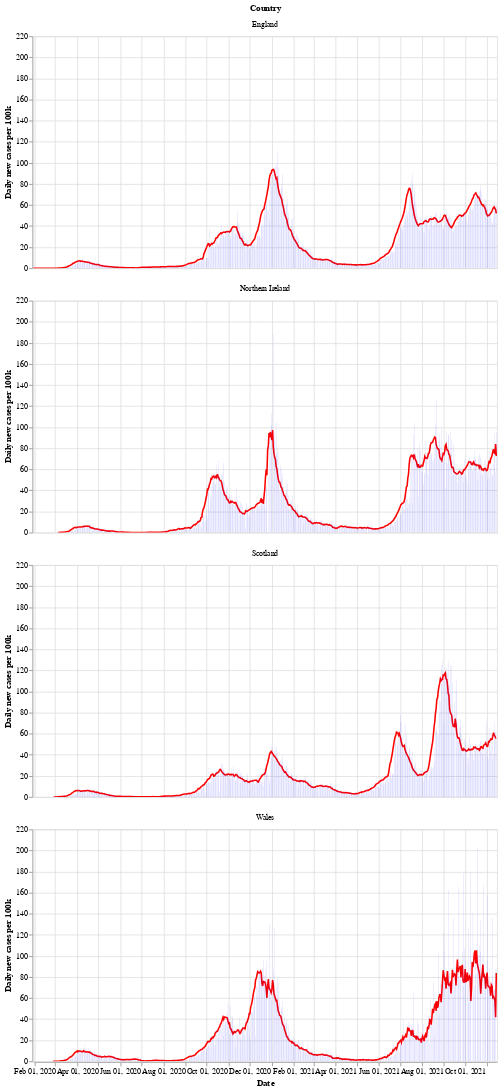

Notebook source saved alongside this figure:
### Markdown cell above
Next is a bar chart of the number of new cases in each country (per 100k population), with the 7 day moving average of cases. Again we see that Wales saw a longer period of raising and falling cases compared to the other countries.

After a period of cases falling, each nation is now seeing a rise in the number of cases - especially in Wales.

### Code cell
# collapse
bars = alt.Chart(uk_cases).mark_bar().encode(
    x=alt.X("yearmonthdate(date):T", axis=alt.Axis(title='Date')),
    y=alt.Y("newCasesRate:Q", axis=alt.Axis(title='Daily new cases per 100k')),
    tooltip='newCasesRate',
    color=alt.condition(
        alt.datum.dailyChange > 0,
        alt.value("orange"),  # The positive color
        alt.value("blue")  # The negative color
    )
).properties(title='New cases per 100k population with rolling 7 day average', width=600).interactive()
line = alt.Chart(uk_cases).mark_line(
    color='red',
    size=2,
).transform_window(
    rolling_mean='mean(newCasesRate)',
    frame=[0, 7],
    groupby=['areaName']
).encode(
    x='yearmonthdate(date):T',
    y='rolling_mean:Q'
)
alt.layer(line, bars, data=uk_cases).facet(alt.Row('areaName', title='Country'), columns=1)

### Figure 1 — Vega-Lite specification as saved in the notebook (floating-point values rounded to 4 significant figures; data arrays with more than 128 entries replaced by an {"elided": "..."} marker saying what was removed)
{"config": {"view": {"continuousWidth": 400, "continuousHeight": 300}}, "data": {"name": "data-e728fd31266ef9e590c1f8eb35f47c50"}, "facet": {"type": "nominal", "field": "areaName", "title": "Country"}, "spec": {"layer": [{"mark": {"type": "line", "color": "red", "size": 2}, "encoding": {"x": {"type": "temporal", "field": "date", "timeUnit": "yearmonthdate"}, "y": {"type": "quantitative", "field": "rolling_mean"}}, "transform": [{"window": [{"op": "mean", "field": "newCasesRate", "as": "rolling_mean"}], "frame": [0, 7], "groupby": ["areaName"]}]}, {"mark": "bar", "encoding": {"color": {"condition": {"value": "orange", "test": "(datum.dailyChange > 0)"}, "value": "blue"}, "tooltip": {"type": "quantitative", "field": "newCasesRate"}, "x": {"type": "temporal", "axis": {"title": "Date"}, "field": "date", "timeUnit": "yearmonthdate"}, "y": {"type": "quantitative", "axis": {"title": "Daily new cases per 100k"}, "field": "newCasesRate"}}, "selection": {"selector002": {"type": "interval", "bind": "scales", "encodings": ["x", "y"]}}, "title": "New cases per 100k population with rolling 7 day average", "width": 600}]}, "columns": 1, "$schema": "https://vega.github.io/schema/vega-lite/v4.8.1.json", "datasets": {"data-e728fd31266ef9e590c1f8eb35f47c50": {"elided": "2528 records"}}}
